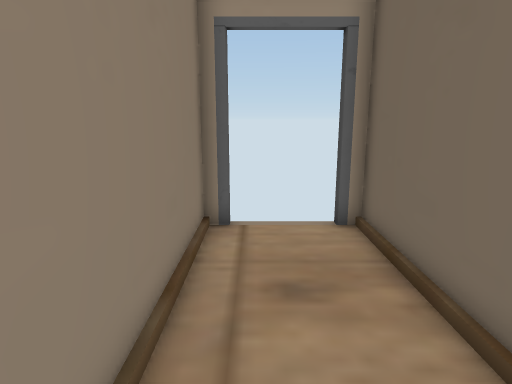
View 1 (above)

12 first-person views from a walk through a scene from a Unity 3-D project. The camera is 1.3 m above the floor, tilts 12° down and sees 75° across. Doors are open. The floor is counted in squares, 0.5 m on a side. Each view is taken from the middle of a square. On the plan, view 1 faces up. The plan holds only what a view shows up to about 20 squares ahead; the rest is blank. The player character is not drawn.

View 2
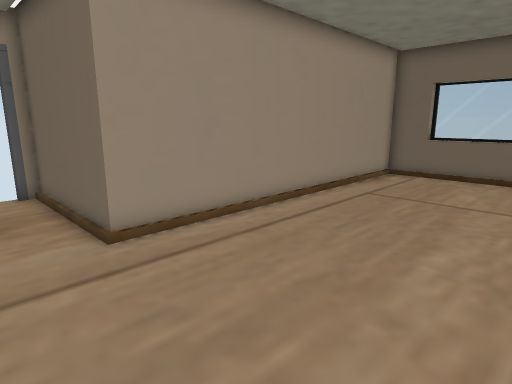

View 3
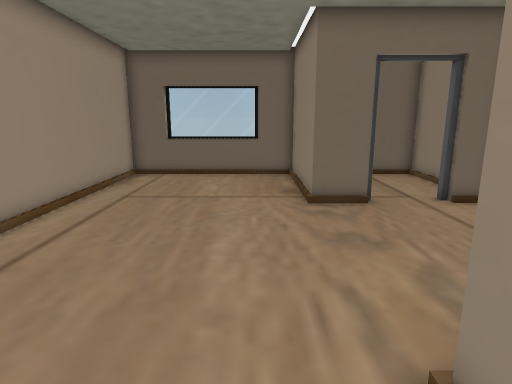

View 4
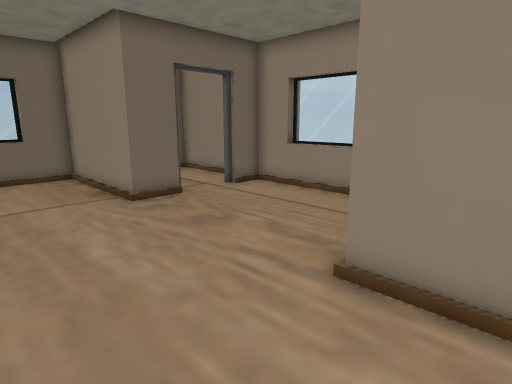

View 5
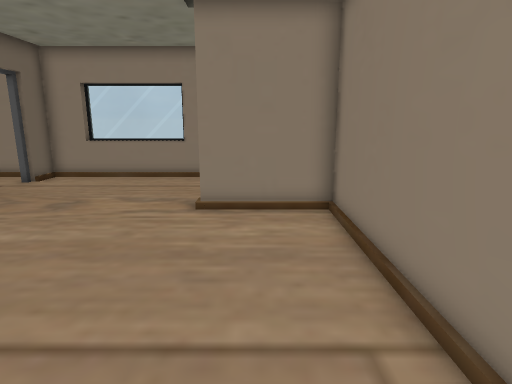

View 6
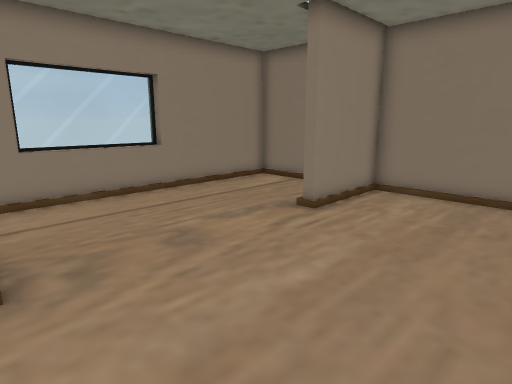

View 7
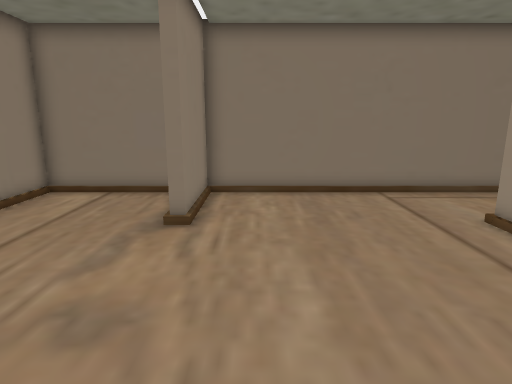

View 8
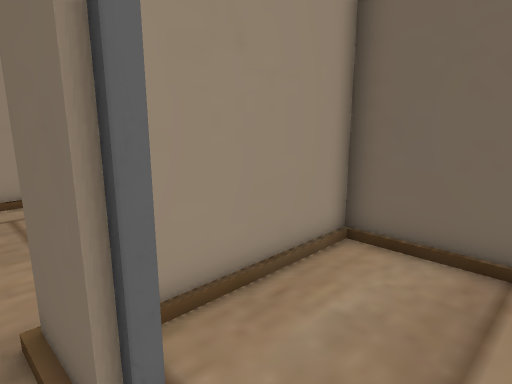

View 9
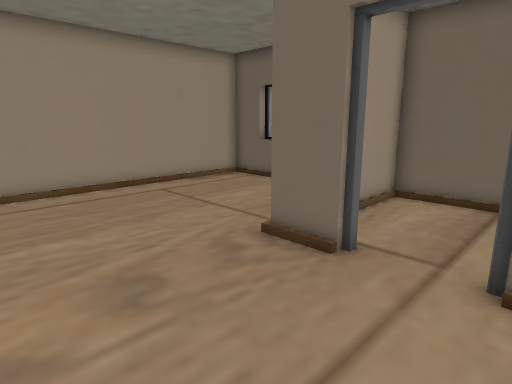

View 10
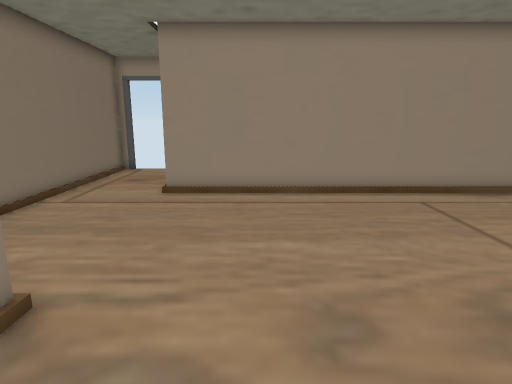

View 11
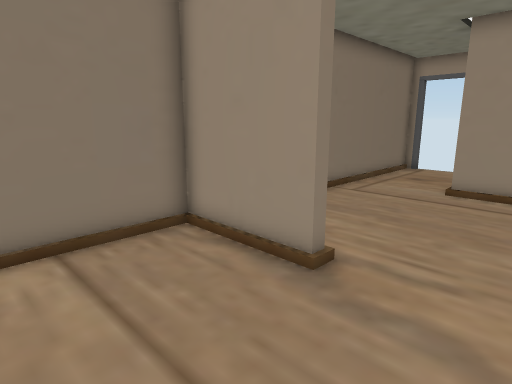

View 12
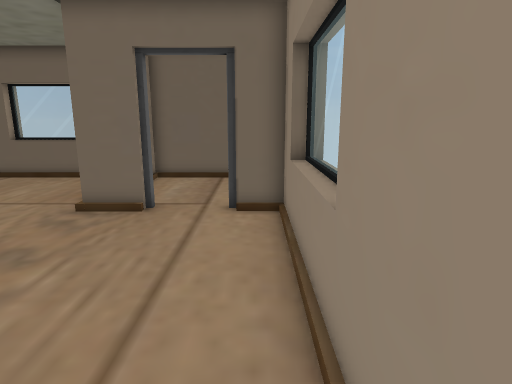

### Floor plan
Ten units are one square. View 1 is at (0, 0); x grows to the right and y downward. Boxes are objects, and circles mark ways between rooms. Rooms are numbered by the first view taken in them; rooms with no view inside come last. Other rooms are left out.
<svg viewBox="-18 -87 193 214">
<path fill="none" stroke="#000" d="M107 78 107 58 167 58 167 -22 27 -22 27 -82 20 -82M44 122 90 122M170 41 170 -5M-13 -82 -13 58 27 58 27 62 -13 62 -13 118 107 118 107 104M167 98 167 62 119 62M122 118 167 118 167 99"/>
<circle cx="110" cy="90" r="3" fill="#2a7"/>
<text x="60" y="30">1</text>
<text x="140" y="90">2</text>
</svg>
Room 1 opens to room 2.

Where each view was taken, in squares from view 1:
view 1: 0 up, 0 right, facing up
view 2: 5 down, 0 right, facing up-right
view 3: 4 down, 0 right, facing right
view 4: 1 down, 0 right, facing down-right
view 5: 4 up, 1 right, facing down
view 6: 0 up, 11 right, facing down-left
view 7: 4 down, 11 right, facing left
view 8: 10 down, 10 right, facing up-right
view 9: 11 down, 5 right, facing up-right
view 10: 10 down, 6 right, facing up
view 11: 11 down, 6 right, facing up-left
view 12: 11 down, 1 right, facing right
